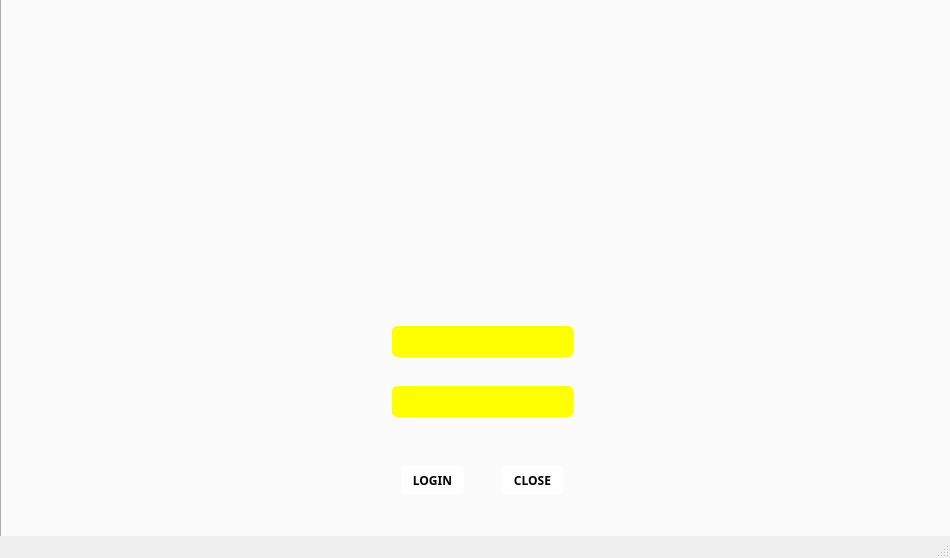
<?xml version="1.0" encoding="UTF-8"?>
<ui version="4.0">
 <class>MainWindow</class>
 <widget class="QMainWindow" name="MainWindow">
  <property name="geometry">
   <rect>
    <x>0</x>
    <y>0</y>
    <width>950</width>
    <height>558</height>
   </rect>
  </property>
  <property name="windowTitle">
   <string>MainWindow</string>
  </property>
  <widget class="QWidget" name="centralwidget">
   <widget class="QTabWidget" name="tabWidget">
    <property name="geometry">
     <rect>
      <x>0</x>
      <y>-30</y>
      <width>971</width>
      <height>571</height>
     </rect>
    </property>
    <widget class="QWidget" name="tab">
     <attribute name="title">
      <string>Tab 1</string>
     </attribute>
     <widget class="QLabel" name="label">
      <property name="geometry">
       <rect>
        <x>0</x>
        <y>0</y>
        <width>961</width>
        <height>541</height>
       </rect>
      </property>
      <property name="autoFillBackground">
       <bool>false</bool>
      </property>
      <property name="text">
       <string/>
      </property>
      <property name="pixmap">
       <pixmap>Colorful Modern Tropical Fruits Blogger Summer Zoom Virtual Background  (2).png</pixmap>
      </property>
     </widget>
     <widget class="QLineEdit" name="PASSWORD">
      <property name="geometry">
       <rect>
        <x>390</x>
        <y>390</y>
        <width>181</width>
        <height>31</height>
       </rect>
      </property>
      <property name="font">
       <font>
        <family>Montserrat SemiBold</family>
        <weight>75</weight>
        <bold>true</bold>
       </font>
      </property>
      <property name="autoFillBackground">
       <bool>false</bool>
      </property>
      <property name="styleSheet">
       <string notr="true">QLineEdit#PASSWORD{
	background-color: rgb(255, 255, 0);
	border-radius: 5px;
	color: rgb(0, 0, 0);
}

QLineEdit#PASSWORD:hover{
	background-color: rgb(255, 241, 138);
	border-radius: 5px;
	color: rgb(0, 0, 0);
}</string>
      </property>
      <property name="text">
       <string/>
      </property>
      <property name="echoMode">
       <enum>QLineEdit::Password</enum>
      </property>
      <property name="alignment">
       <set>Qt::AlignCenter</set>
      </property>
      <property name="placeholderText">
       <string/>
      </property>
     </widget>
     <widget class="QLineEdit" name="USERNAME">
      <property name="geometry">
       <rect>
        <x>390</x>
        <y>330</y>
        <width>181</width>
        <height>31</height>
       </rect>
      </property>
      <property name="font">
       <font>
        <family>Montserrat SemiBold</family>
        <pointsize>8</pointsize>
        <weight>75</weight>
        <bold>true</bold>
       </font>
      </property>
      <property name="styleSheet">
       <string notr="true">QLineEdit#USERNAME{
	background-color: rgb(255, 255, 0);
	border-radius: 5px;
	color: rgb(0, 0, 0);
}

QLineEdit#USERNAME:hover{
	background-color: rgb(255, 241, 138);
	border-radius: 5px;
	color: rgb(0, 0, 0);
}</string>
      </property>
      <property name="text">
       <string/>
      </property>
      <property name="alignment">
       <set>Qt::AlignCenter</set>
      </property>
     </widget>
     <widget class="QPushButton" name="MAIN_LOGIN">
      <property name="geometry">
       <rect>
        <x>400</x>
        <y>470</y>
        <width>61</width>
        <height>28</height>
       </rect>
      </property>
      <property name="font">
       <font>
        <family>Montserrat ExtraBold</family>
        <weight>75</weight>
        <bold>true</bold>
       </font>
      </property>
      <property name="styleSheet">
       <string notr="true">QPushButton#MAIN_LOGIN{
	background-color: rgb(255, 255, 255);
	border-radius: 2px;
	color: rgb(0, 0, 0);
}

QPushButton#MAIN_LOGIN:hover{
	background-color: rgb(255, 241, 138);
	border-radius: 2px;
	color: rgb(0, 0, 0);
}</string>
      </property>
      <property name="text">
       <string>LOGIN</string>
      </property>
     </widget>
     <widget class="QPushButton" name="MAIN_CLOSE">
      <property name="geometry">
       <rect>
        <x>500</x>
        <y>470</y>
        <width>61</width>
        <height>28</height>
       </rect>
      </property>
      <property name="font">
       <font>
        <family>Montserrat ExtraBold</family>
        <weight>75</weight>
        <bold>true</bold>
       </font>
      </property>
      <property name="styleSheet">
       <string notr="true">QPushButton#MAIN_CLOSE{
	background-color: rgb(255, 255, 255);
	border-radius: 2px;
	color: rgb(0, 0, 0);
}

QPushButton#MAIN_CLOSE:hover{
	background-color: rgb(255, 241, 138);
	border-radius: 2px;
	color: rgb(0, 0, 0);
}</string>
      </property>
      <property name="text">
       <string>CLOSE</string>
      </property>
     </widget>
    </widget>
    <widget class="QWidget" name="tab_2">
     <attribute name="title">
      <string>Tab 2</string>
     </attribute>
     <widget class="QLabel" name="Background2">
      <property name="geometry">
       <rect>
        <x>-10</x>
        <y>0</y>
        <width>971</width>
        <height>551</height>
       </rect>
      </property>
      <property name="text">
       <string/>
      </property>
      <property name="pixmap">
       <pixmap>2.png</pixmap>
      </property>
     </widget>
     <widget class="QLabel" name="FRUIT_CAPTURE">
      <property name="geometry">
       <rect>
        <x>180</x>
        <y>10</y>
        <width>591</width>
        <height>391</height>
       </rect>
      </property>
      <property name="autoFillBackground">
       <bool>false</bool>
      </property>
      <property name="frameShape">
       <enum>QFrame::Box</enum>
      </property>
      <property name="frameShadow">
       <enum>QFrame::Raised</enum>
      </property>
      <property name="text">
       <string/>
      </property>
     </widget>
     <widget class="QLineEdit" name="FRUIT_SIZE">
      <property name="geometry">
       <rect>
        <x>410</x>
        <y>410</y>
        <width>151</width>
        <height>21</height>
       </rect>
      </property>
      <property name="font">
       <font>
        <family>Montserrat SemiBold</family>
        <weight>75</weight>
        <bold>true</bold>
       </font>
      </property>
      <property name="styleSheet">
       <string notr="true">QLineEdit#FACE_NAME{
	background-color: rgb(255, 255, 255);
	border-radius: 2px;
	color: rgb(0, 0, 0);
}

QLineEdit#FACE_NAME:hover{
	background-color: rgb(255, 241, 138);
	border-radius: 2px;
	color: rgb(0, 0, 0);
}</string>
      </property>
      <property name="alignment">
       <set>Qt::AlignCenter</set>
      </property>
     </widget>
     <widget class="QLineEdit" name="FRUIT_CATEGORY">
      <property name="geometry">
       <rect>
        <x>700</x>
        <y>410</y>
        <width>141</width>
        <height>21</height>
       </rect>
      </property>
      <property name="font">
       <font>
        <family>Montserrat SemiBold</family>
        <weight>75</weight>
        <bold>true</bold>
       </font>
      </property>
      <property name="styleSheet">
       <string notr="true">QLineEdit#FACE_NAME{
	background-color: rgb(255, 255, 255);
	border-radius: 2px;
	color: rgb(0, 0, 0);
}

QLineEdit#FACE_NAME:hover{
	background-color: rgb(255, 241, 138);
	border-radius: 2px;
	color: rgb(0, 0, 0);
}</string>
      </property>
      <property name="alignment">
       <set>Qt::AlignCenter</set>
      </property>
     </widget>
     <widget class="QLineEdit" name="FRUIT_NAME">
      <property name="geometry">
       <rect>
        <x>210</x>
        <y>410</y>
        <width>151</width>
        <height>21</height>
       </rect>
      </property>
      <property name="font">
       <font>
        <family>Montserrat SemiBold</family>
        <weight>75</weight>
        <bold>true</bold>
       </font>
      </property>
      <property name="styleSheet">
       <string notr="true">QLineEdit#FACE_NAME{
	background-color: rgb(255, 255, 255);
	border-radius: 2px;
	color: rgb(0, 0, 0);
}

QLineEdit#FACE_NAME:hover{
	background-color: rgb(255, 241, 138);
	border-radius: 2px;
	color: rgb(0, 0, 0);
}</string>
      </property>
      <property name="alignment">
       <set>Qt::AlignCenter</set>
      </property>
     </widget>
     <widget class="QPushButton" name="DETECT">
      <property name="geometry">
       <rect>
        <x>280</x>
        <y>460</y>
        <width>171</width>
        <height>61</height>
       </rect>
      </property>
      <property name="font">
       <font>
        <family>Montserrat ExtraBold</family>
        <pointsize>9</pointsize>
        <weight>75</weight>
        <bold>true</bold>
       </font>
      </property>
      <property name="styleSheet">
       <string notr="true">QPushButton#DETECT{
	background-color: rgb(255, 255, 255);
	border-radius: 2px;
	color: rgb(0, 0, 0);
}

QPushButton#DETECT:hover{
	background-color: rgb(255, 241, 138);
	border-radius: 2px;
	color: rgb(0, 0, 0);
}</string>
      </property>
      <property name="text">
       <string>DETECT</string>
      </property>
     </widget>
     <widget class="QPushButton" name="STOP">
      <property name="geometry">
       <rect>
        <x>470</x>
        <y>460</y>
        <width>171</width>
        <height>61</height>
       </rect>
      </property>
      <property name="font">
       <font>
        <family>Montserrat ExtraBold</family>
        <pointsize>9</pointsize>
        <weight>75</weight>
        <bold>true</bold>
       </font>
      </property>
      <property name="styleSheet">
       <string notr="true">QPushButton#DETECT{
	background-color: rgb(255, 255, 255);
	border-radius: 2px;
	color: rgb(0, 0, 0);
}

QPushButton#DETECT:hover{
	background-color: rgb(255, 241, 138);
	border-radius: 2px;
	color: rgb(0, 0, 0);
}</string>
      </property>
      <property name="text">
       <string>STOP</string>
      </property>
     </widget>
    </widget>
   </widget>
  </widget>
  <widget class="QStatusBar" name="statusbar"/>
 </widget>
 <resources/>
 <connections/>
</ui>
